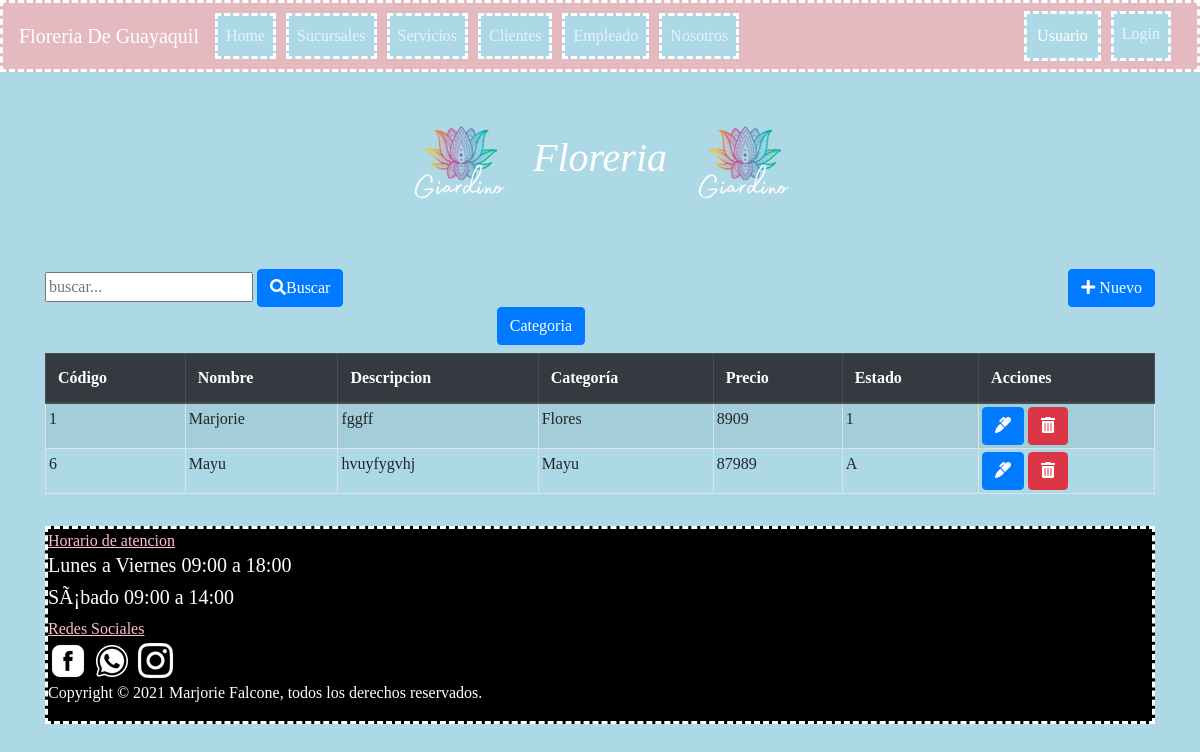
Page /index.php?c=productos&a=index on the committed database.
### tables this page shows
CREATE TABLE `productos` (
  `IdProductos` int(11) NOT NULL,
  `IdCategoria` int(11) DEFAULT NULL,
  `Nombre` varchar(50) DEFAULT NULL,
  `Descripcion` varchar(50) DEFAULT NULL,
  `Precio` float DEFAULT NULL,
  `Estado` varchar(2) NOT NULL
);

CREATE TABLE `categoria` (
  `Id_categoria` int(11) NOT NULL,
  `Nombre` varchar(20) NOT NULL,
  `Descripcion` varchar(200) NOT NULL,
  `Estado` varchar(1) NOT NULL
);

### controlador/ProductosController.php (called while the page is built, shortened)
<?php
require_once 'modelo/dao/ProductoDAO.php';
class ProductosController {
    private $modelo;
    public function __construct() {
        $this->modelo = new ProductoDAO();
    }
    public function index() {
        $resultados = $this->modelo->listar();
        require_once 'vista/producto/productos.list.php';
    }
}

### controlador/FrontController.php (called while the page is built, shortened)
<?php
class FrontController {
public function ruteo(){
    $funcion = (!empty($_REQUEST['f']))?htmlentities($_REQUEST['f']):FUNCION_PRINCIPAL;
    $controlador = new $controlador();
    $controlador->$funcion();
}
}

### index.php (called while the page is built)
<?php
require_once 'controlador/FrontController.php';
$frontController = new FrontController();
$frontController->ruteo();

### config/Conexion.php (called while the page is built)
<?php
class Conexion{
    public static function getConexion(){
        $database_username = 'root';
        $database_password = 'Falcone.1998';
        $dbname="floreria";
        $dsn = 'mysql:host=localhost;dbname=' . $dbname;
        $conexion = null;
        try{
            $conexion = new PDO($dsn, $database_username, $database_password );
        }catch(Exception $e){
                echo $e;
                die("error " . $e->getMessage());
        }
        return $conexion;
    }
}

### modelo/dao/ProductoDAO.php (called while the page is built, shortened)
<?php
require_once 'config/Conexion.php';
class ProductoDAO {
    private $con;
    public function __construct() {
        $this->con = Conexion::getConexion();
    }
    public function listar(){
        $sql = "select p.IdProductos, p.Nombre, p.Descripcion, c.Nombre as categoria, p.Precio, p.Estado from productos p, categoria c where c.Id_categoria= p.IdCategoria;";
        $stmt = $this->con->prepare($sql);
        $stmt->execute();
        $resultados = $stmt->fetchAll(PDO::FETCH_ASSOC);
        return $resultados;
    }
}

### vista/producto/productos.list.php (the view)
<?php require_once 'vista/templates/encabezado.php'; ?>
<div class="container">
    <div class="row">
        <div class="col-sm-6">
            <form action="index.php?c=productos&f=buscar" method="POST">
                <input type="text" name="busqueda" id="busqueda"  placeholder="buscar..."/>
                <button type="submit" class="btn btn-primary"><i class="fas fa-search"></i>Buscar</button>
            </form>
        </div>
        <div class="col-sm-6 d-flex flex-column align-items-end">
            <a href="index.php?c=productos&f=nuevo">
                <button type="button" class="btn btn-primary"><i class="fas fa-plus"></i> Nuevo</button>
            </a>
        </div>
        <div class="col-sm-6 d-flex flex-column align-items-end">
            <a href="index.php?c=categorias&a=index">
                <button type="button" class="btn btn-primary"> Categoria</button>
            </a>
        </div>
        </div>
    <div class="table-responsive mt-2">
        <table class="table table-striped table-bordered">
            <thead class="thead-dark">
            <th>Código</th>
            <th>Nombre </th>
            <th>Descripcion </th>
            <th>Categoría </th>
            <th>Precio </th>
            <th>Estado </th>
            <th>Acciones </th>
            </thead>
            <tbody class="tabladatos">
                <?php
                foreach ($resultados as $fila) {
                    ?>
                    <tr>
                        <td><?php echo $fila['IdProductos']; ?></td>
                        <td><?php echo $fila['Nombre']; ?></td>
                         <td><?php echo $fila['Descripcion']; ?></td>
                        <td><?php echo $fila['categoria']; ?></td>
                        <td><?php echo $fila['Precio']; ?></td>
                         <td><?php echo $fila['Estado']; ?></td>
                        <td><a class="btn btn-primary" href="index.php?c=productos&f=editar&id=<?php echo $fila['IdProductos']; ?>"><i class="fas fa-marker"></i></a>
                            <a class="btn btn-danger" onclick="if (!confirm('Esta seguro de eliminar el producto?'))
                                        return false;"  href="index.php?c=productos&f=eliminar&id=<?php echo $fila['IdProductos']; ?>">
                                <i class="fas fa-trash-alt"></i></a>
                        </td>
                    </tr>
                <?php } ?>
            </tbody>
        </table>
    </div>
<from
<?php require_once 'vista/templates/piedepagina.php'; ?>

### vista/templates/encabezado.php (shortened to what this page needs)
<!DOCTYPE html>
<html>
    <head>
        <link href="assets/css/bootstrap.min.css" rel="stylesheet">
        <link href="assets/css/styles.css" rel="stylesheet">
        <link href="assets/css/Styles.css" rel="stylesheet">
        <link rel="stylesheet" href="https://use.fontawesome.com/releases/v5.6.3/css/all.css">
    </head>
    <body style="background: lightblue;">
        <nav class="barraNavegacion navbar navbar-expand-md navbar-dark fixed-top" style="background: #e4b9c0; border-style: dashed; border-color: white;">
            <a class="navbar-brand" href="index.php">Floreria De Guayaquil</a>
            <ul class="navbar-nav mr-auto">
                <li class="nav-item" style="background: lightblue; border-style: dashed; border-color: white; margin-right: 10px;"><a class="nav-link" href="index.php?c=paginas&a=index">Home</a></li>
                <li class="nav-item" style="background: lightblue; border-style: dashed; border-color: white; margin-right: 10px;"><a class="nav-link" href="index.php?c=sucursal&a=index">Sucursales</a></li>
                <li class="nav-item" style="background: lightblue; border-style: dashed; border-color: white; margin-right: 10px;"><a class="nav-link"href="index.php?c=productos&a=index">Servicios</a></li>
                <li class="nav-item" style="background: lightblue; border-style: dashed; border-color: white; margin-right: 10px;"><a class="nav-link" href="index.php?c=clientes&a=index">Clientes</a></li>
                <li class="nav-item" style="background: lightblue; border-style: dashed; border-color: white; margin-right: 10px;"><a class="nav-link" href="index.php?c=empleados&a=nosotros">Empleado</a></li>
                <li class="nav-item" style="background: lightblue; border-style: dashed; border-color: white; margin-right: 10px;"><a class="nav-link" href="index.php?c=paginas&f=nosotros">Nosotros</a></li>
            </ul>
            <ul class="navbar-nav ml-auto">
                <li class="nav-item my-auto" style=" background: lightblue; border-style: dashed; border-color: white; margin-right: 10px; padding: 10px;"><span style="color:white">Usuario </span></li>
                <li class="nav-item" style="background: lightblue; border-style: dashed; border-color: white; margin-right: 10px;"><a class="nav-link" href="index.php?c=clientes&f=loguin">Login</a></li>
            </ul>
        </nav><br>
        <div>
            <h1 style="margin-top:100px; margin-bottom: 70px; background: lightblue; color: white;"><img src="assets/images/Logo.png">Floreria<img src="assets/images/Logo.png"></h1>
        </div>
    </body>

### vista/templates/piedepagina.php (shortened to what this page needs)
<html lang="es">
    <head>
    <link rel="stylesheet" href="assets/css/Style.css">
    <link rel="stylesheet" href="assets/css/style.css">
    </head>
<body>
    <footer style="background: #000">
        <div class="contenedor2_MF">
            <u class="letrafoo"> Horario de atencion </u>
            <br>
            <h5>Lunes a Viernes 09:00 a 18:00</h5>
            <h5>SÃ¡bado 09:00 a 14:00</h5>
            <u class="letrafoo"> Redes Sociales</u><br>
            <a href="#"> <img  class="icono" src="Assets/images/facebook.png" alt="carrito_compra"> </a>
            <a href="#"> <img  class="icono" src="Assets/images/what.png" alt="carrito_compra"> </a>
            <a href="#"> <img  class="icono" src="Assets/images/Instagram.png" alt="carrito_compra"> </a>
            <br>
            <p>Copyright &copy; 2021 Marjorie Falcone, todos los derechos reservados.</p>
        </div>
     </footer>
</body>
</html>

### assets/css/styles.css (style rules this page uses)
.barraNavegacion { background: #007bff; }
.barraNavegacion ul li a { color: rgba(255,255,255,.7) !important; }
.tabladatos tr td { padding: 3px ; }

### assets/css/Style.css (style rules this page uses)
body { font-family: cursive; background: pink; }

### vista/templates/piedepagina.php (style rules this page uses)
footer { border-style: dashed; border-color: white; background: pink; text-align: left; color: white; width:100%; max-width: 1850px; max-height: 220px; }
h1 { font-size: 40px; text-align: center; font-style: italic; color: lightblue; }
button { background-color: pink; }
.letrafoo { color: pink; }

### rows in the picture
productos: IdProductos "1", Nombre "Marjorie", Descripcion "fggff", IdCategoria.Nombre "Flores", Precio "8909", Estado "1"
productos: IdProductos "6", Nombre "Mayu", Descripcion "hvuyfygvhj", IdCategoria.Nombre "Mayu", Precio "87989", Estado "A"
